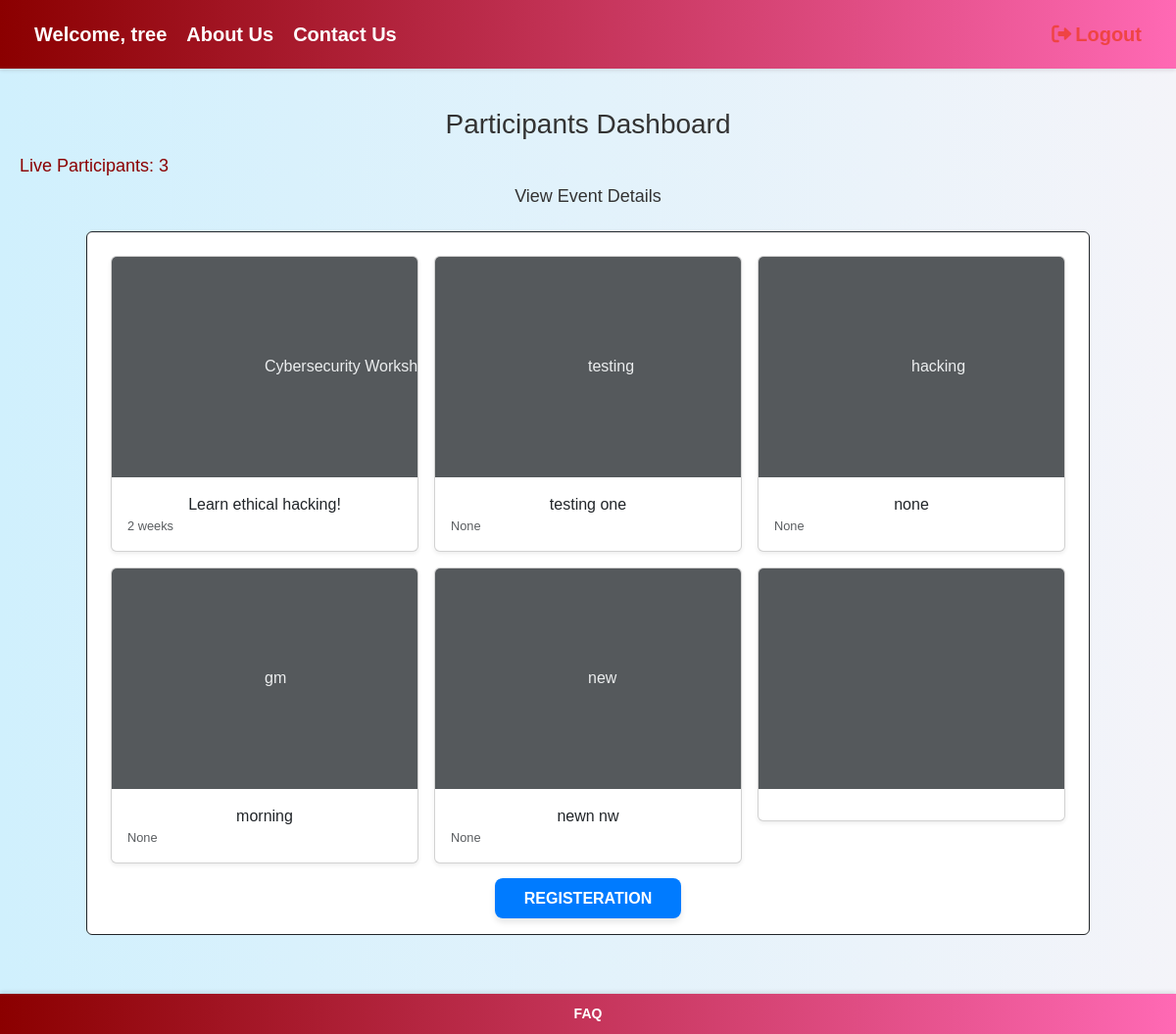
The app's page /participant_dashboard/ (signed in) with its own data.
### core/models.py (models this page shows, shortened)
class Event(models.Model):
    STATUS_CHOICES = [
        ("active", "Active"),
        ("inactive", "Inactive"),
    ]
    name = models.CharField(max_length=100, unique=True)
    description = models.TextField()
    date = models.DateTimeField()
    is_online = models.BooleanField(default=False)
    is_offline = models.BooleanField(default=False)
    is_hybrid = models.BooleanField(default=False)
    status = models.CharField(max_length=20, choices=STATUS_CHOICES, default="inactive")
    time_remaining = models.CharField(max_length=50, blank=True, null=True)

### core/views.py (the view)
# urls.py: path('participant_dashboard/', views.participant_dashboard, name='participant_dashboard'),
@login_required
def participant_dashboard(request):
    total_participants = Profile.objects.filter(role='PARTICIPANT').count()
    active_events = Event.objects.filter(status="active")[:6]
    event_slots = list(active_events) + ["Coming Soon"] * (6 - len(active_events))
    return render(request, 'participant_dashboard.html', {'total_participants': total_participants, 'event_slots': event_slots, 'role': 'PARTICIPANT'})

### core/templates/participant_dashboard.html (shortened to what this page needs)
<!DOCTYPE html>
<html lang="en">
<head>
    <link href="https://cdn.jsdelivr.net/npm/bootstrap@5.3.0/dist/css/bootstrap.min.css" rel="stylesheet">
    <link href="https://cdn.jsdelivr.net/npm/tailwindcss@2.2.19/dist/tailwind.min.css" rel="stylesheet">
    <link rel="stylesheet" href="https://cdnjs.cloudflare.com/ajax/libs/font-awesome/6.0.0/css/all.min.css">
</head>
<body>
    <header>
        <div class="navbar">
            <div>
                <span>Welcome, {{ user.username }}</span>
                <a href="{% url 'about' %}">About Us</a>
                <a href="{% url 'Contact' %}">Contact Us</a>
            </div>
            <a href="{% url 'logout' %}" class="text-red-500 hover:text-red-700">
                <i class="fas fa-sign-out-alt mr-1"></i>Logout
            </a>
        </div>
    </header>
    <main>
        <div class="dashboard-header">
            <h1>Participants Dashboard</h1>
            <h2>Live Participants: <span id="participant-count">{{ total_participants }}</span></h2>
            <h3>View Event Details</h3>
        </div>
        <div class="container mt-4 p-4 border border-dark rounded" style="background-color: #ffffff;">
            <div class="row row-cols-1 row-cols-sm-2 row-cols-md-3 g-3">
                {% for event in event_slots %}
                <div class="col">
                    <div class="card shadow-sm">
                        <svg class="bd-placeholder-img card-img-top" width="100%" height="225" xmlns="http://www.w3.org/2000/svg"
                            role="img" aria-label="Placeholder: Thumbnail" preserveAspectRatio="xMidYMid slice">
                            <title>{{ event.name }}</title>
                            <rect width="100%" height="100%" fill="#55595c"></rect>
                            <text x="50%" y="50%" fill="#eceeef" dy=".3em">{{ event.name }}</text>
                        </svg>
                        <div class="card-body">
                            <p class="card-text">{{ event.description }}</p>
                            <div class="d-flex justify-content-between align-items-center">
                                <small class="text-body-secondary">{{ event.time_remaining }}</small>
                            </div>
                        </div>
                    </div>
                </div>
                {% endfor %}
            </div>
            <div class="text-center mt-4">
                <a href="{% url 'participantform' %}" class="registeration-btn" id="registeration-btn">
                    REGISTERATION
                </a>
            </div>
        </div>
    </main>
    <footer style="background: linear-gradient(to right, rgba(139, 0, 0, 1), rgba(255, 105, 180, 1));
               color: white;
               text-align: center;
               padding: 10px 15px;
               font-size: 14px;
               font-weight: bold;
               box-shadow: 0 -2px 4px rgba(0, 0, 0, 0.1);
               margin-top: 40px;">
        <a href="{% url 'FAQ' %}" style="color: white; text-decoration: none;">FAQ</a>
    </footer>
</body>
</html>

### core/templates/participant_dashboard.html (style rules this page uses)
body { margin: 0; font-family: 'Arial', sans-serif; background-color: #f4f4f9; color: #333; }
header { background: linear-gradient(to right, rgba(139, 0, 0, 1), rgba(255, 105, 180, 1)); color: white; text-align: center; padding: 10px 15px; font-size: 20px; font-weight: bold; box-shadow: 0 2px 4px rgba(0, 0, 0, 0.1); }
.navbar { max-width: 1200px; margin: 0 auto; display: flex; justify-content: space-between; align-items: center; padding: 10px 20px; }
.navbar > div { display: flex; align-items: center; gap: 20px; }
.navbar div a { margin-left: 0; color: white; text-decoration: none; }
main { max-width: 1200px; margin: 20px auto; padding: 20px; text-align: center; }
.dashboard-header h1 { font-size: 28px; margin-bottom: 15px; }
.dashboard-header h2 { font-size: 18px; color: #8b0000; text-align: left; }
.dashboard-header h3 { font-size: 18px; color: #333; text-align: center; margin-top: 10px; }
.registeration-btn { background-color: #007BFF; color: white; padding: 12px 30px; border: none; border-radius: 8px; font-size: 16px; font-weight: bold; cursor: pointer; box-shadow: 0 4px 6px rgba(0, 0, 0, 0.1); }
body { margin: 0; font-family: 'Arial', sans-serif; background: linear-gradient(to right, #d0f0fd, #f4f4f9); color: #333; }

### records on screen
Event: name "Cybersecurity…", description "Learn ethical hacking!", time_remaining "2 weeks"
Event: name "testing", description "testing one", time_remaining "None"
Event: name "hacking", description "none", time_remaining "None"
Event: name "gm", description "morning", time_remaining "None"
Event: name "new", description "newn nw", time_remaining "None"

### other values on screen
{{ user.username }} "tree"
{{ total_participants }} "3"
